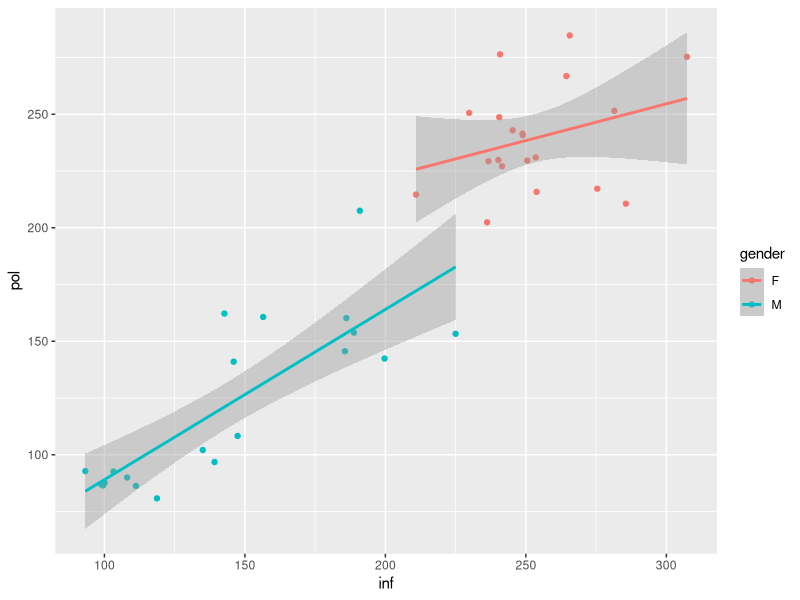
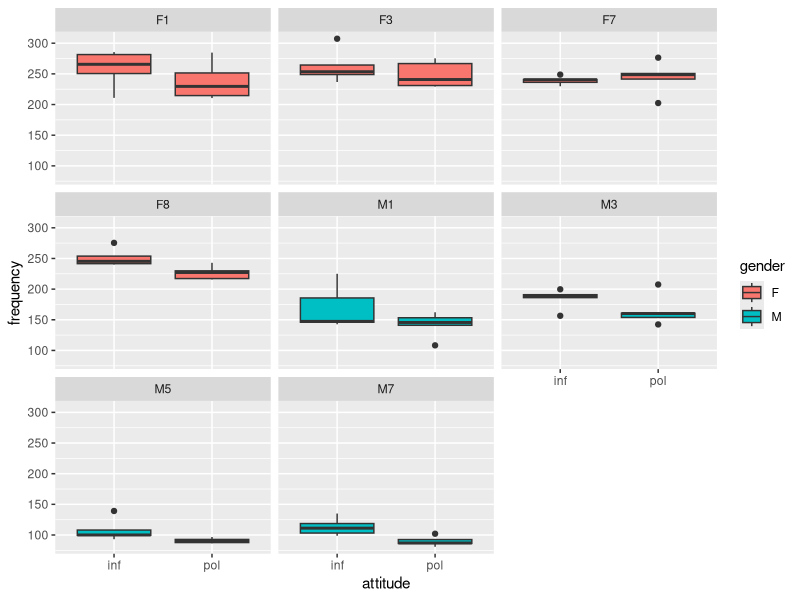
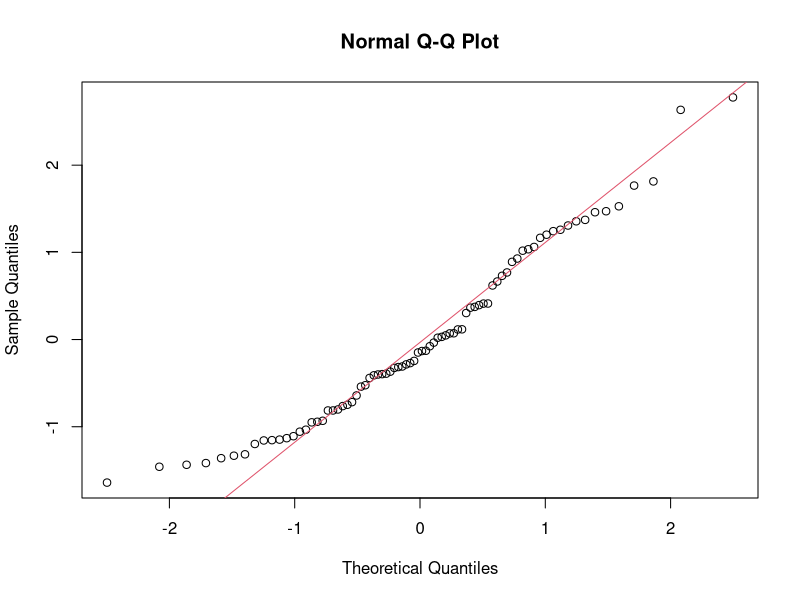
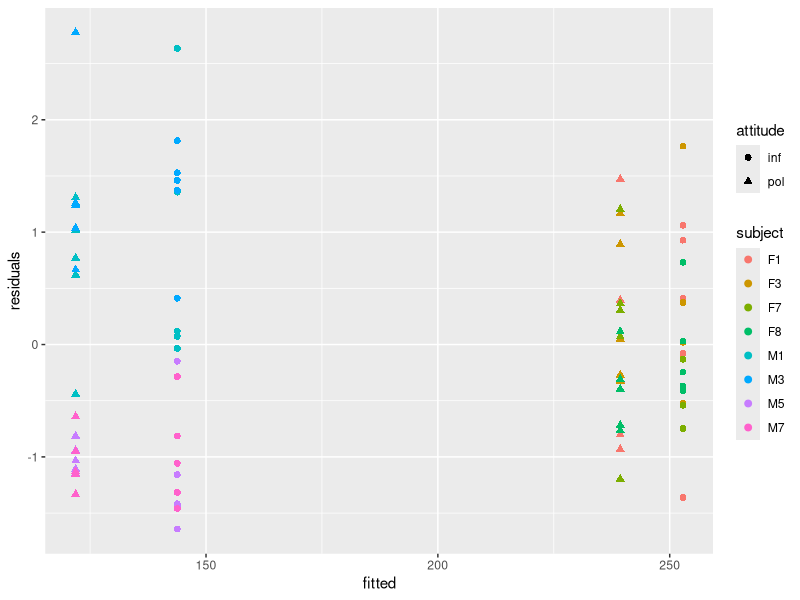
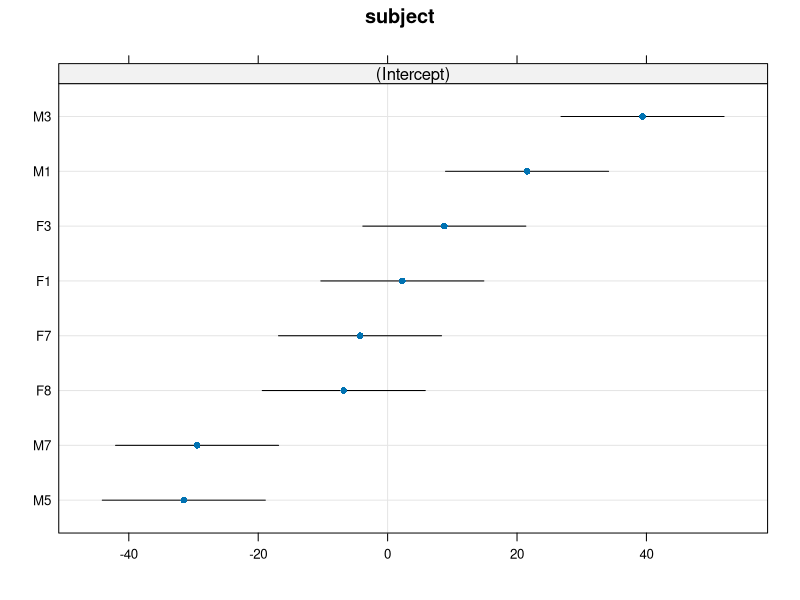
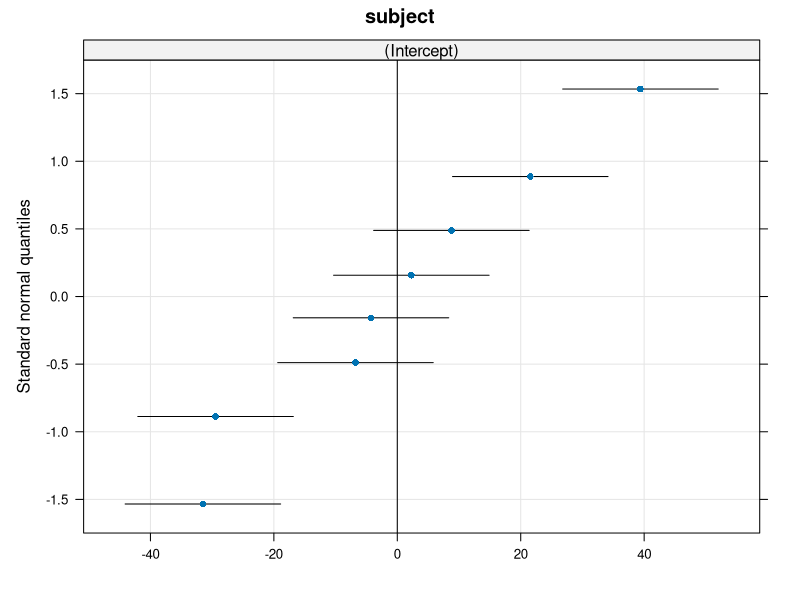
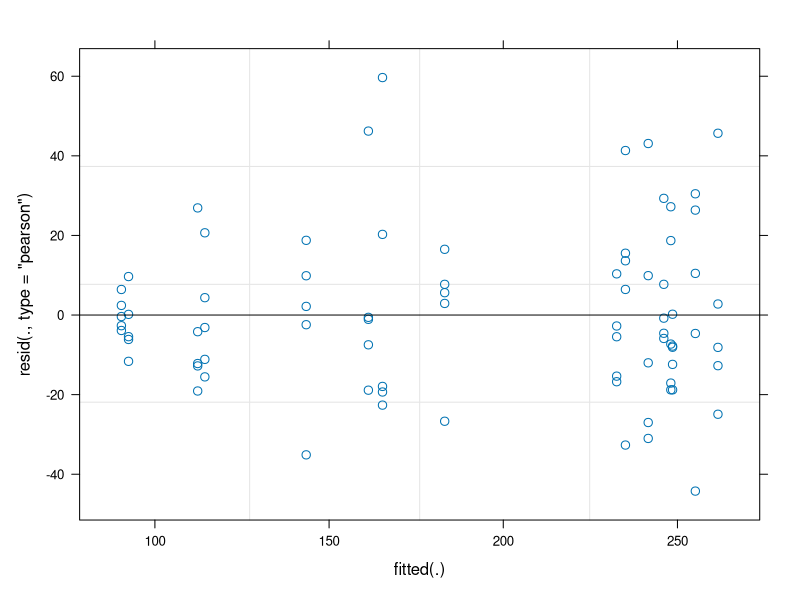

The R script that drew these images, in order:
## ---- chunk 1
knitr::opts_chunk$set(echo = TRUE)
## ---- chunk 2
library(ggplot2)
library(lattice)
library(lme4)
library(lmerTest)
library(readr)
library(tidyr)
library(dplyr)
## ---- chunk 3
politeness_data <- read_csv(file.path("..", "..", "data", "politeness_data.csv"))
## ---- chunk 4
politeness_data

# Use 'View()' when examining data interactively
# View(politeness_data)

table(politeness_data$subject)
table(politeness_data$subject, politeness_data$attitude)
## ---- chunk 5
politeness_wide <- politeness_data %>% select(-total_duration) %>% spread(key=attitude, value=frequency)
ggplot(politeness_wide, aes(x=inf, y=pol, colour=gender)) + geom_point() + geom_smooth(method="lm")
## ---- chunk 6
ggplot(politeness_data, aes(x=attitude, y=frequency, fill=gender)) + geom_boxplot() + facet_wrap(~subject)
## ---- chunk 7
fit_lm <- lm(frequency ~ attitude*gender, data=politeness_data)
## ---- chunk 8
qqnorm(rstandard(fit_lm))
qqline(rstandard(fit_lm), col=2)
## ---- chunk 9
politeness_lm_fit <- politeness_data %>% mutate(residuals=rstandard(fit_lm), fitted=fitted(fit_lm))
ggplot(politeness_lm_fit, aes(x=fitted, y=residuals, shape=attitude, colour=subject)) + geom_point(size=2)
## ---- chunk 10
fit_me <- lmer(frequency ~ attitude*gender + (1|subject), data=politeness_data)
summary(fit_me)
## ---- chunk 11
ranova(fit_me)
## ---- chunk 12
dotplot(ranef(fit_me))
## ---- chunk 13
qqmath(ranef(fit_me))
## ---- chunk 14
plot(fit_me)
## ---- chunk 15
fit_me <- lmer(frequency ~ attitude*gender + (1|subject) + (1|scenario), data=politeness_data)
summary(fit_me)
